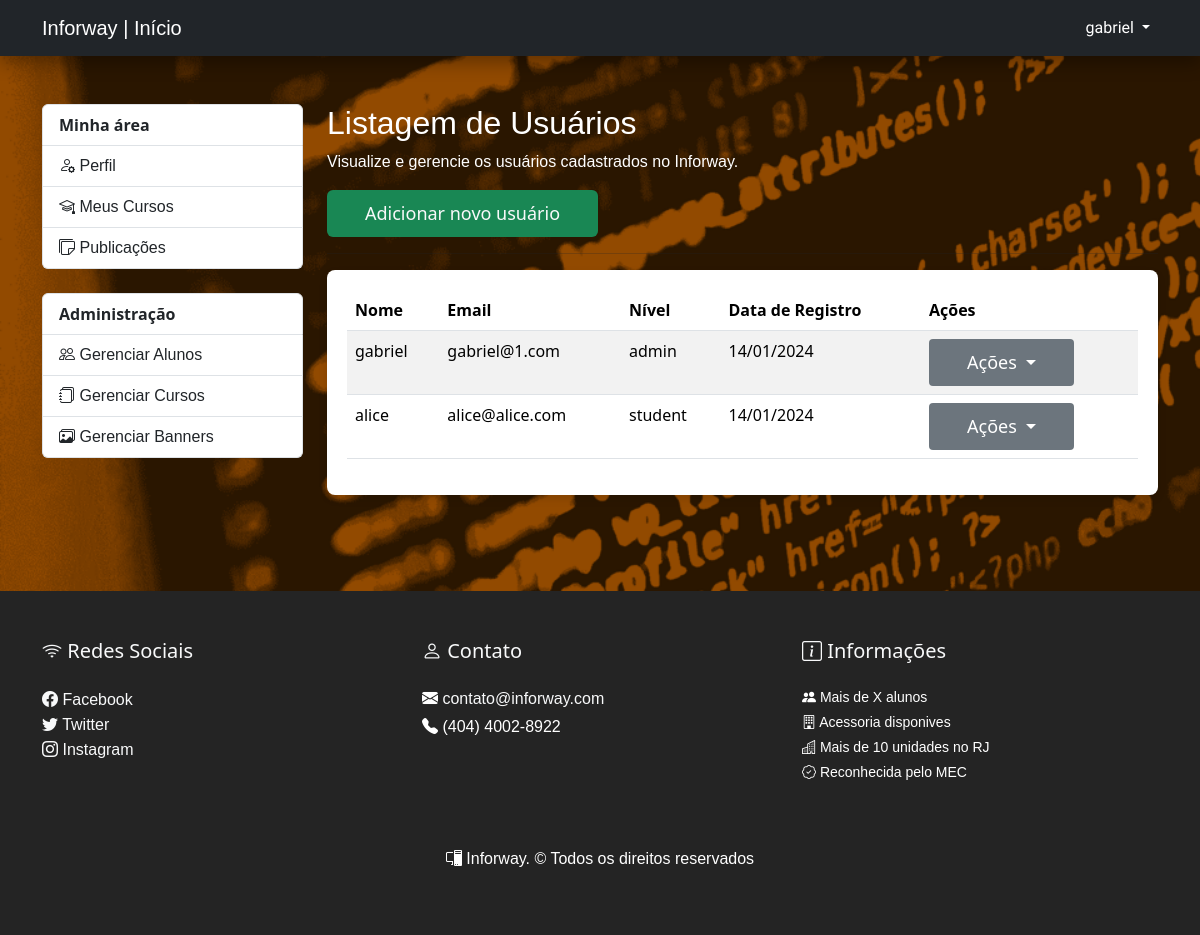
Page /admin/student.php (signed in) on the committed database.
### tables this page shows
CREATE TABLE `users` (
  `id` int(11) NOT NULL,
  `name` varchar(255) NOT NULL,
  `email` varchar(255) DEFAULT NULL,
  `image` varchar(255) NOT NULL DEFAULT 'https://th.bing.com/th/id/OIP.e0Pn4g0z3Xwpa3wmRmifDgAAAA?rs=1&pid=ImgDetMain',
  `about` text NOT NULL,
  `password` varchar(255) DEFAULT NULL,
  `cpf` varchar(11) NOT NULL,
  `created_at` timestamp NOT NULL DEFAULT current_timestamp(),
  `level` enum('student','admin','teacher') NOT NULL
);

### helpers/isActivepage.php (called while the page is built, shortened)
<?php
function isActivepage($currentPage, $pageName)
{
  return '';
}
?>

### admin/student.php (the view, shortened to what this page needs)
<?php
$pageInfo = array(
    'title' => 'Listagem de Usuários',
    'description' => 'Visualize e gerencie os usuários cadastrados no Inforway.',
    'pageName' => 'users',
);
include_once('../components/admin/header.php');
$connection = connectDatabase();
$query = "SELECT id, name, email, about, image, level, created_at FROM users;";
$result = mysqli_query($connection, $query);
$users = array();
if (mysqli_num_rows($result) > 0) {
    $users = mysqli_fetch_all($result, MYSQLI_ASSOC);
}
?>
<main class="container py-5">
    <div class="row">
        <div class="col-md-3">
            <?php
            include_once('../components/admin/menu_sidebar.php');
            ?>
        </div>
        <section class="col-md-9">
            <h2><?= $pageInfo['title'] ?></h2>
            <p><?= $pageInfo['description'] ?></p>
            <a href="create_student.php" class="btn btn-success my-2 my-sm-0 text-light">
                Adicionar novo usuário
            </a>
            <hr>
            <div class="card-alunos">
                <div class="card-body">
                    <table class="table table-hover table-striped">
                        <thead>
                            <tr>
                                <th>Nome</th>
                                <th>Email</th>
                                <th>Nível</th>
                                <th>Data de Registro</th>
                                <th>Ações</th>
                            </tr>
                        </thead>
                        <tbody>
                            <?php foreach ($users as $user) { ?>
                                <tr>
                                    <td>
                                        <?php echo $user['name']; ?>
                                    </td>
                                    <td>
                                        <?php echo $user['email']; ?>
                                    </td>
                                    <td>
                                        <?php echo $user['level']; ?>
                                    </td>
                                    <td>
                                        <?php echo date('d/m/Y', strtotime($user['created_at'])); ?>
                                    </td>
                                    <td>
                                        <div class="dropdown">
                                            <button class="btn btn-sm btn-secondary dropdown-toggle" type="button" id="dropdownMenuButton" data-bs-toggle="dropdown" aria-expanded="false">
                                                Ações
                                            </button>
                                        </div>
                                    </td>
                                </tr>
                            <?php } ?>
                        </tbody>
                    </table>
                </div>
            </div>
        </section>
    </div>
</main>
<?php
include_once('../components/admin/footer.php');
?>

### components/admin/header.php (shortened to what this page needs)
<!DOCTYPE html>
<html lang="pt-BR">
<head>
  <link href="https://cdn.jsdelivr.net/npm/bootstrap@5.3.2/dist/css/bootstrap.min.css" rel="stylesheet">
  <link rel="stylesheet" href="https://cdn.jsdelivr.net/npm/bootstrap-icons@1.11.2/font/bootstrap-icons.min.css">
  <link rel="stylesheet" href="../src/inforway.css">
</head>
<nav class="navbar navbar-expand-lg navbar-dark bg-dark">
    <div class="container">
        <a class="navbar-brand" href="../index.php">
            Inforway | Início
        </a>
        <div class="collapse navbar-collapse" id="navbarNav">
            <ul class="navbar-nav ms-auto">
                <li class="nav-item dropdown">
                    <a class="nav-link dropdown-toggle" href="#" role="button" data-bs-toggle="dropdown" aria-expanded="false">
                        <i class="fas fa-user"></i> <?= $_SESSION['user_name'] ?? 'Usuário' ?>
                    </a>
                </li>
            </ul>
        </div>
    </div>
</nav>
<body>

### components/admin/menu_sidebar.php (shortened to what this page needs)
<?php
include_once('../helpers/isActivePage.php');
?>
<?php
if ($_SESSION['user_level'] == 'admin' || $_SESSION['user_level'] == 'student') {
?>
    <div class="list-group">
        <span href="profile.php" class="list-group-item fw-bold">
            Minha área
        </span>
        <a href="profile.php" class="list-group-item list-group-item-action <?= isActivePage($currentPage, 'profile') ?>"><i class="bi bi-person-gear"></i> Perfil</a>
        <a href="meucurso.php" class="list-group-item list-group-item-action <?= isActivePage($currentPage, 'course') ?>"><i class="bi bi-mortarboard"></i> Meus Cursos</a>
        <a href="posts.php" class="list-group-item list-group-item-action <?= isActivePage($currentPage, 'posts') ?>"><i class="bi bi-stickies"></i> Publicações</a>
    </div>
<?php
}
?>
<?php
if ($_SESSION['user_level'] == 'admin') {
?>
    <div class="list-group mt-4">
        <span href="profile.php" class="list-group-item fw-bold">
            Administração
        </span>
        <a href="student.php" class="list-group-item list-group-item-action <?= isActivePage($currentPage, 'student') ?>"><i class="bi bi-people"></i> Gerenciar Alunos</a>
        <a href="courses.php" class="list-group-item list-group-item-action <?= isActivePage($currentPage, 'courses') ?>"><i class="bi bi-journals"></i> Gerenciar Cursos</a>
        <a href="banners.php" class="list-group-item list-group-item-action <?= isActivePage($currentPage, 'banners') ?>"><i class="bi bi-images"></i> Gerenciar Banners</a>
    </div>
<?php
}
?>

### components/admin/footer.php (shortened to what this page needs)
<footer class="text-light py-5 mt-5 bg-custom">
    <div class="container">
        <div class="row">
            <div class="col-md-4">
                <h5 class="mb-4"><i class="bi bi-wifi"></i> Redes Sociais</h5>
                <ul class="list-unstyled">
                    <li><a href="#" class="text-light"> <i class="bi bi-facebook"></i> Facebook</a></li>
                    <li><a href="#" class="text-light"> <i class="bi bi-twitter"></i> Twitter</a></li>
                    <li><a href="#" class="text-light"> <i class="bi bi-instagram"></i> Instagram</a></li>
                </ul>
            </div>
            <div class="col-md-4">
                <h5 class="mb-4"><i class="bi bi-person"></i> Contato</h5>
                <p class="mb-1"><i class="bi bi-envelope-fill"></i> <a href="mailto:contato@inforway.com" class="text-light">contato@inforway.com</a></p>
                <p><i class="bi bi-telephone-fill"></i> (404) 4002-8922</p>
            </div>
            <div class="col-md-4">
                <h5 class="mb-4"><i class="bi bi-info-square"></i> Informações</h5>
                <p class="small mb-1"><i class="fas fa-users"></i><i class="bi bi-people-fill"></i> Mais de X alunos</p>
                <p class="small mb-1"><i class="fas fa-utensils"></i><i class="bi bi-building"></i> Acessoria disponives</p>
                <p class="small mb-1"><i class="far fa-bookmark"></i><i class="bi bi-buildings"></i> Mais de 10 unidades no RJ</p>
                <p class="small"><i class="far fa-bookmark"></i><i class="bi bi-patch-check"></i> Reconhecida pelo MEC</p>
            </div>
        </div>
<footer class="mt-5 mb-2">
    <div class="footer">
    <p class="text-center"><i class="bi bi-pc-display"></i>
        Inforway. © Todos os direitos reservados
    </p>
    </div>
</footer>
</body>
</html>

### src/inforway.css (style rules this page uses)
.navbar { box-shadow: 0 8px 16px rgba(0, 0, 0, 0.3); }
.collapse a { color: #fff; font-family: 'Staatliches', sans-serif; }
.bg-custom { background-color: rgb(36, 36, 36); }
.footer { color: #fff; }
.btn { padding: 10px 38px; font-weight: 500; font-size: 18px; border: none; transition: 1s; color: #fff; cursor: pointer; }
.card-curs ul, li { color: #fff; }
.card-regi label, h2, p, a { color: #fff; font-family: 'Trebuchet MS', 'Lucida Sans Unicode', 'Lucida Grande', 'Lucida Sans', Arial, sans-serif; transition: 1s; text-decoration: none; }
.card-cursos ul, li { color: #fff; }
body { background-image: url('../src/img/background.png'); background-repeat: no-repeat; background-size: 200%; background-attachment: fixed; }
footer.bg-custom { background-color: rgb(36, 36, 36); }
.card-alunos { box-shadow: 0 4px 8px rgba(0, 0, 0, 0.1); border-radius: 8px; padding: 20px; margin: auto; bottom: 20px; background-color: white; }

### rows in the picture
users: name "gabriel", email "gabriel@1.com", level "admin", created_at "14/01/2024"
users: name "alice", email "alice@alice.com", level "student", created_at "14/01/2024"

### other values in the picture
$_SESSION['user_name'] "gabriel"
$pageInfo['title'] "Listagem de Usuários"
$pageInfo['description'] "Visualize e gerencie os usuários cadastrados no Inforway."
